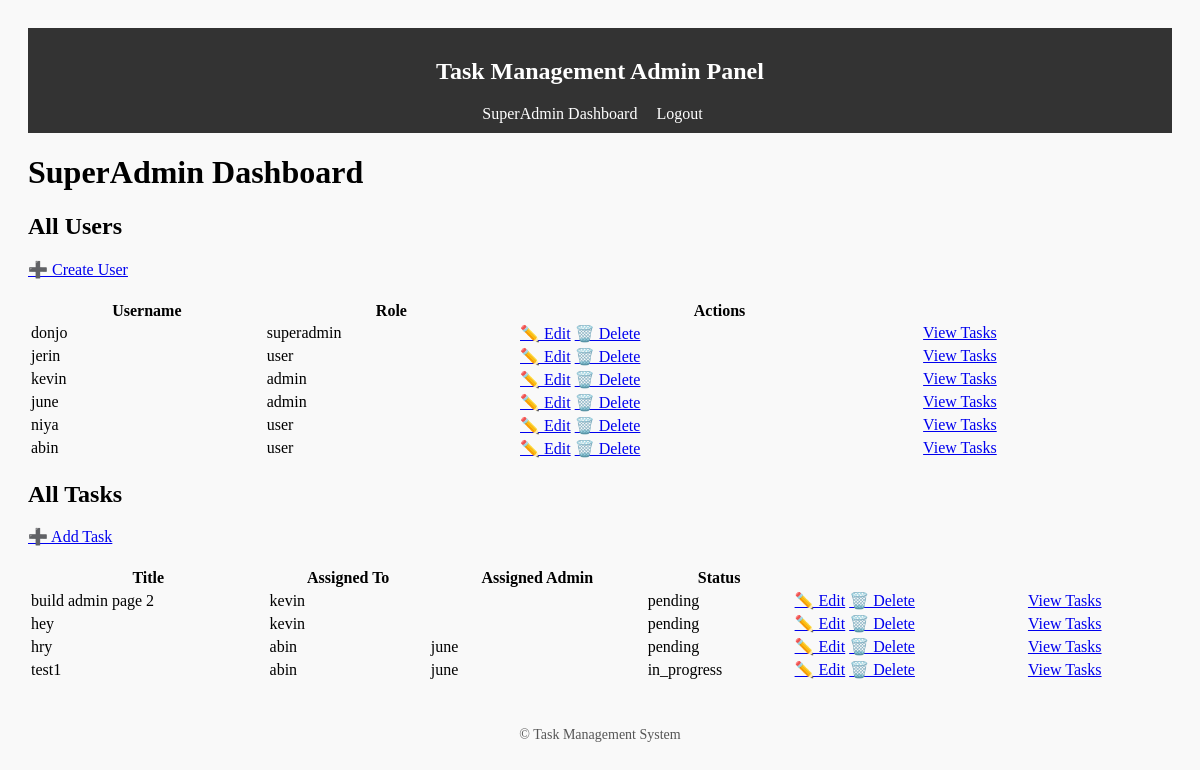
The app's page /panel/superadmin/dashboard/ (signed in), older data.
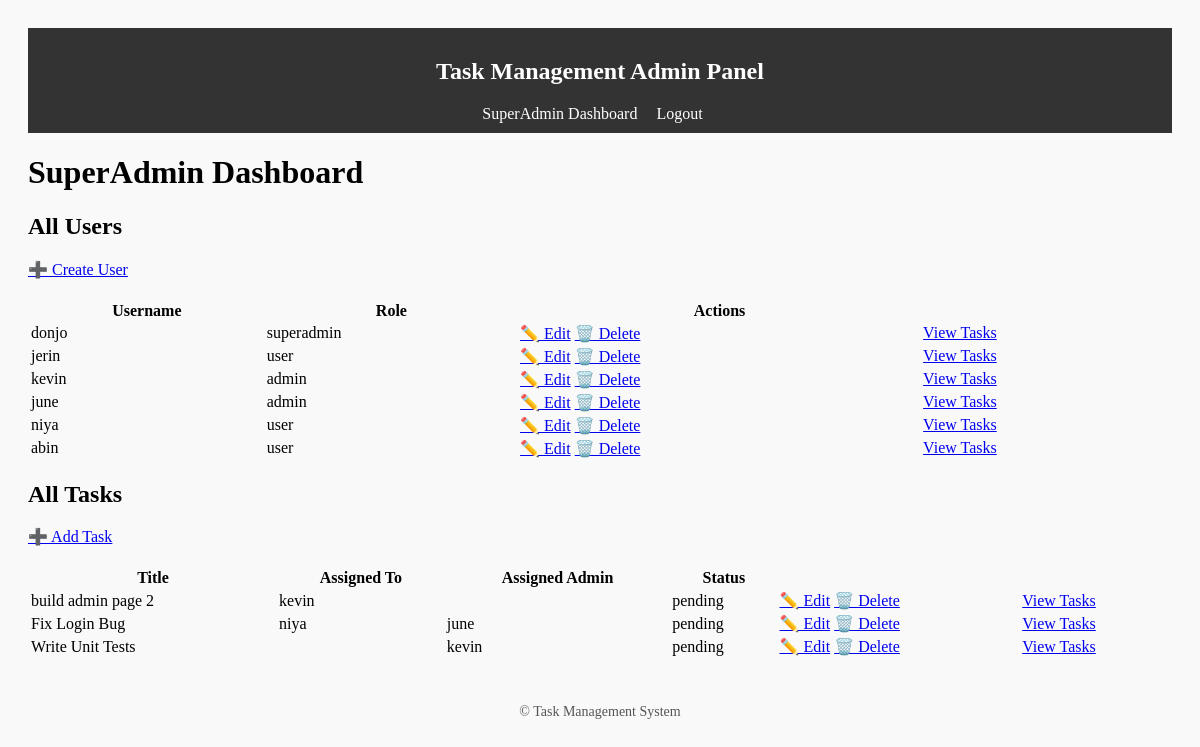
The same page, newer data.
### accounts/models.py (models this page shows, shortened)
class CustomUser(AbstractUser):
    ROLE_CHOICES = (
        ('superadmin', 'SuperAdmin'),
        ('admin', 'Admin'),
        ('user', 'User'),
    )
    role = models.CharField(max_length=20, choices=ROLE_CHOICES, default='user')
    admin = models.ForeignKey("self", null=True, blank=True, limit_choices_to={'role': 'admin'}, on_delete=models.SET_NULL, related_name="assigned_users")

### tasks/models.py (models this page shows, shortened)
class Task(models.Model):
    STATUS_CHOICES = (
        ('pending', 'Pending'),
        ('in_progress', 'In Progress'),
        ('completed', 'Completed'),
    )
    title = models.CharField(max_length=255)
    description = models.TextField(blank=True)
    assigned_admin = models.ForeignKey(
        settings.AUTH_USER_MODEL,
        null=True,
        blank=True,
        on_delete=models.SET_NULL,
        limit_choices_to={'role': 'admin'},
        related_name='admin_tasks'
    )
    assigned_to = models.ForeignKey(
        settings.AUTH_USER_MODEL,
        on_delete=models.CASCADE,
        related_name='tasks',
        limit_choices_to={'role': 'user'},null=True, blank=True)
    due_date = models.DateField(null=True, blank=True)
    status = models.CharField(max_length=20, choices=STATUS_CHOICES, default='pending')
    completion_report = models.TextField(blank=True, null=True)
    worked_hours = models.DecimalField(max_digits=6, decimal_places=2, null=True, blank=True)
    created_at = models.DateTimeField(auto_now_add=True)
    updated_at = models.DateTimeField(auto_now=True)

### admin_panel/views.py (the view)
# urls.py: path('superadmin/dashboard/', views.superadmin_dashboard, name='superadmin_dashboard'),
@login_required
def superadmin_dashboard(request):
    if not role_check(request.user, ['superadmin']):
        return HttpResponseForbidden("Forbidden")
    users = CustomUser.objects.all()
    tasks = Task.objects.all()
    return render(request, 'admin_panel/superadmin_dashboard.html',{
        'users': users,
        'tasks': tasks
    })

### accounts/utils.py (called while the page is built)
def role_check(user, allowed_roles):
    return getattr(user, 'role', None) in allowed_roles

### admin_panel/templates/admin_panel/superadmin_dashboard.html
{% extends 'admin_panel/base.html' %}
{% block content %}
<h1>SuperAdmin Dashboard</h1>
<h2>All Users</h2>
<a href="{% url 'user_create' %}" class="btn btn-primary">➕ Create User</a>
<table>
  <tr>
    <th>Username</th>
    <th>Role</th>
    <th>Actions</th>
  </tr>
  {% for user in users %}
  <tr>
    <td>{{ user.username }}</td>
    <td>{{ user.role }}</td>
    <td>
      <a href="{% url 'user_update' user.id %}" class="btn btn-sm btn-warning">✏️ Edit</a>
      <a href="{% url 'user_delete' user.id %}" class="btn btn-sm btn-danger">🗑️ Delete</a>
    </td>
    <td>
      <a href="{% url 'superadmin_user_detail' user.id %}">View Tasks</a>
    </td>
  </tr>
  {% endfor %}
</table>
<h2>All Tasks</h2>
<a href="{% url 'task_create' %}" class="btn btn-primary">➕ Add Task</a>
<table>
  <tr>
    <th>Title</th>
    <th>Assigned To</th>
    <th>Assigned Admin</th>
    <th>Status</th>
  </tr>
  {% for task in tasks %}
  <tr>
    <td>{{ task.title }}</td>
    <td>{{ task.assigned_to.username }}</td>
    <td>{{ task.assigned_admin.username }}</td>
    <td>{{ task.status }}</td>
    <td>
         <a href="{% url 'task_update' task.id %}">✏️ Edit</a>
    <a href="{% url 'task_delete' task.id %}">🗑️ Delete</a>
    </td>
        <td>
      <a href="{% url 'superadmin_task_detail' task.id %}">View Tasks</a>
    </td>
  </tr>
  {% endfor %}
</table>
{% endblock %}

### admin_panel/templates/admin_panel/base.html (shortened to what this page needs)
<!DOCTYPE html>
<html lang="en">
<head>
  <link rel="stylesheet" href="https://cdnjs.cloudflare.com/ajax/libs/milligram/1.4.1/milligram.min.css">
</head>
<body>
  <header>
    <h2>Task Management Admin Panel</h2>
    <nav>
      <a href="{% url 'superadmin_dashboard' %}">SuperAdmin Dashboard</a>
      <a href="{% url 'logout' %}">Logout</a>
    </nav>
  </header>
  <main>
    {% block content %}
    {% endblock %}
  </main>
  <footer>
    &copy; {{ now|date:"Y" }} Task Management System
  </footer>
</body>
</html>

### admin_panel/templates/admin_panel/base.html (style rules this page uses)
body { padding: 20px; background: #f9f9f9; }
header { background: #333; color: white; padding: 10px; margin-bottom: 20px; text-align: center; }
nav a { margin-right: 15px; color: white; text-decoration: none; }
table { width: 100%; margin-top: 20px; }
footer { text-align: center; padding: 15px; margin-top: 30px; font-size: 14px; color: #555; }

Row changes from the older to the newer data that the page shows:
removed Task: title "hey", assigned_to.username "kevin", status "pending"
removed Task: title "hry", assigned_to.username "abin", assigned_admin.username "june", status "pending"
removed Task: title "test1", assigned_to.username "abin", assigned_admin.username "june", status "in_progress"
added Task: title "Fix Login Bug", assigned_to.username "niya", assigned_admin.username "june", status "pending"
added Task: title "Write Unit Tests", assigned_admin.username "kevin", status "pending"
